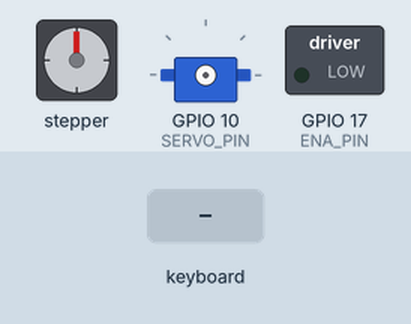
Recording of a program running on a simulated Raspberry Pi (BCM pin numbers). On the bench: stepper motor, servo, switched loads named in the program (green lamp = pin HIGH). The test bench sets the inputs (shaded band). Servo angles are drawn from the pulse width (0.5 ms = 0°, 2.5 ms = 180°); pins used as bus, display or sensor lines are not drawn.

Above: at 1.2 s.
1.3 s: key "r" typed on the keyboard
At 2.5 s:
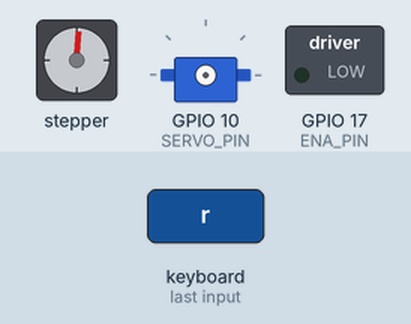
2.8 s: key "c" typed on the keyboard
4.3 s: key "o" typed on the keyboard
At 5.3 s:
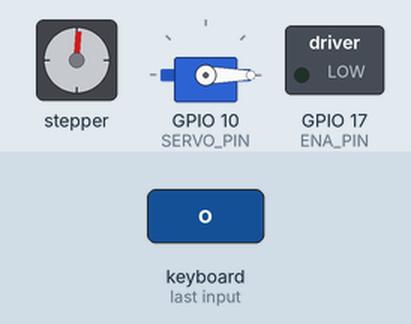
Timing chart, 0 to 7.3 s (numbered marks = the images above; inputs shaded):
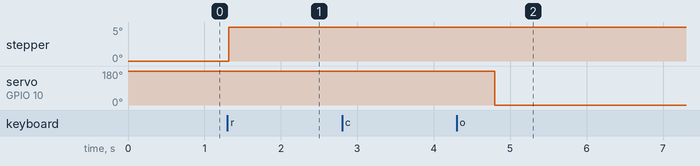

The program:

manualcontrol.py
```python
import RPi.GPIO as GPIO
import time
import curses  # To capture key presses

# Define GPIO pins
PUL_PIN = 22  #
DIR_PIN = 27  # Direction pin
ENA_PIN = 17  # Optional enable
SERVO_PIN = 10  # servo PWM control pin

# Motor parameters
STEP_DELAY = 0.0001  # Delay between steps
STEPS_PER_REV = 800
STEPS_PER_DEGREE = STEPS_PER_REV / 360

# Define step counts
step = int(5 * STEPS_PER_DEGREE)

# servo
SERVO_MIN_DUTY = 2.5  # Duty cycle for 0 degrees
SERVO_MAX_DUTY = 12.5  # Duty cycle for 180 degree

# Setup GPIO mode
GPIO.setmode(GPIO.BCM)
GPIO.setup(PUL_PIN, GPIO.OUT)
GPIO.setup(DIR_PIN, GPIO.OUT)
GPIO.setup(ENA_PIN, GPIO.OUT)
GPIO.setup(SERVO_PIN, GPIO.OUT)

# Setup PWM for the servo motor (50Hz is typical for servos)
servo_pwm = GPIO.PWM(SERVO_PIN, 50)
servo_pwm.start(0)  # Initialize with 0 duty cycle (servo off)


def set_servo_angle(angle):
    duty_cycle = SERVO_MIN_DUTY + (angle / 180) * (SERVO_MAX_DUTY - SERVO_MIN_DUTY)
    servo_pwm.ChangeDutyCycle(duty_cycle)
    time.sleep(2)  # Give some time for the servo to move
    GPIO.output(SERVO_PIN, GPIO.LOW)


# Function to rotate the motor
def rotate_motor(steps, direction):
    GPIO.output(DIR_PIN, direction)  # Set direction
    GPIO.output(ENA_PIN, GPIO.HIGH)  # Enable the driver

    for _ in range(steps):
        GPIO.output(PUL_PIN, GPIO.HIGH)
        time.sleep(STEP_DELAY)
        GPIO.output(PUL_PIN, GPIO.LOW)
        time.sleep(STEP_DELAY)
    # End for
    GPIO.output(ENA_PIN, GPIO.LOW)  # Disable the driver


# Function to step the motor once
def step_motor(direction):
    GPIO.output(DIR_PIN, direction)  # Set direction
    GPIO.output(ENA_PIN, GPIO.HIGH)  # Enable the driver

    # Pulse to make one step
    GPIO.output(PUL_PIN, GPIO.HIGH)
    time.sleep(STEP_DELAY)
    GPIO.output(PUL_PIN, GPIO.LOW)
    time.sleep(STEP_DELAY)


def main(stdscr):
    # Clear screen and set up
    stdscr.clear()
    curses.cbreak()
    stdscr.keypad(True)

    try:
        while True:
            key = stdscr.getch()

            if key == ord('r'):
                # Step right (one step at a time)
                # print("Stepping right...")
                rotate_motor(step, GPIO.HIGH)
            elif key == ord('l'):
                # Step left (one step at a time)
                # rint("Stepping left...")
                rotate_motor(step, GPIO.LOW)

            elif key == ord('q'):
                # Stop the motor
                print("Stopping...")
                GPIO.output(ENA_PIN, GPIO.LOW)
                break
            if key == ord('c'):
                set_servo_angle(180)  # Close the gripper (move to 180 degrees)
            elif key == ord('o'):
                set_servo_angle(0)  # Open the gripper (move to 0 degrees)


    except KeyboardInterrupt:
        print("Program interrupted")

    finally:
        print("Cleaning up GPIO...")
        GPIO.cleanup()


# Initialize curses wrapper
curses.wrapper(main)
```

Measured:
- after the input at 4.3 s, servo on GPIO 10 (SERVO_PIN): 180° → 0° after 0.50 s
